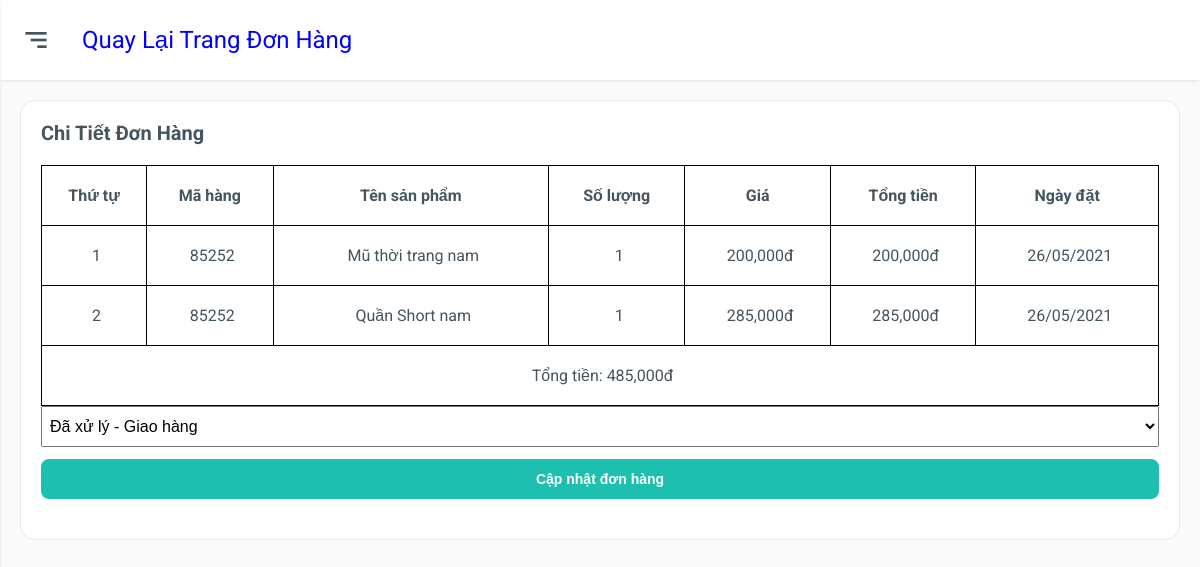
The app's page /admin/dashboard.php?chitietdonhang&id=85252 (signed in) with its own data.
### tables this page shows
CREATE TABLE `tbl_checkout` (
  `checkout_id` int(11) NOT NULL,
  `product_id` int(11) NOT NULL,
  `size` varchar(50) NOT NULL,
  `quantity` int(11) NOT NULL,
  `code` int(11) NOT NULL,
  `customer_id` int(11) NOT NULL,
  `phone` int(11) NOT NULL,
  `date` timestamp NOT NULL DEFAULT current_timestamp() ON UPDATE current_timestamp(),
  `deal` varchar(50) NOT NULL,
  `status` text NOT NULL,
  `cancel` int(11) NOT NULL,
  `checkout_condition` varchar(50) NOT NULL
);

CREATE TABLE `tbl_product` (
  `product_id` int(11) NOT NULL,
  `product_code` varchar(50) NOT NULL,
  `category_id` int(11) NOT NULL,
  `product_name` varchar(100) NOT NULL,
  `product_image` varchar(150) NOT NULL,
  `product_image_hover` varchar(150) NOT NULL,
  `product_price` int(11) NOT NULL,
  `product_discount` int(11) NOT NULL,
  `product_active` int(11) NOT NULL,
  `product_details` text NOT NULL,
  `product_desc` text NOT NULL,
  `product_quantity` int(11) NOT NULL
);

### admin/inc/order-details.php (the view, shortened to what this page needs)
<div class="main">
	<div class="main-header">
		<div class="mobile-toggle" id="mobile-toggle">
			<i class='bx bx-menu-alt-right'></i>
		</div>
		<div class="main-title">
			<a href="dashboard.php?donhang" style="color:blue;">Quay lại trang đơn hàng</a>
		</div>
	</div>
	<div class="main-content">
		<div class="row">
			<div class="col-12">
				<div class="box">
					<div class="box-header">
						Chi tiết đơn hàng
					</div>
					<div class="box-body overflow-scroll">
						<form action="" method="POST">
							<table>
								<thead>
									<tr>
										<th>Thứ tự</th>
										<th>Mã hàng</th>
										<th>Tên sản phẩm</th>
										<th>Số lượng</th>
										<th>Giá</th>
										<th>Tổng tiền</th>
										<th>Ngày đặt</th>
									</tr>
								</thead>
								<?php
									if(isset($_GET['id'])){
										$id = $_GET['id'];
									}
									$sql_details_order = mysqli_query($con,"SELECT * FROM tbl_checkout,tbl_product
									WHERE tbl_checkout.code ='$id' AND tbl_checkout.product_id = tbl_product.product_id
									 ");
									 $i=0;
									$total = 0;
									 while($row_details_order = mysqli_fetch_array($sql_details_order)){
										$i++;
										$price = $row_details_order['product_price'] * $row_details_order['quantity'];
										$total += $price;
									?>
								<tr>
									<td><?php echo $i;?></td>
									<td>
										<?php echo $row_details_order['code'];?>
									</td>
									<td>
										<?php echo $row_details_order['product_name'];?>
									</td>
									<td><?php echo $row_details_order['quantity'];?></td>
									<td>
										<?php echo number_format($row_details_order['product_price']).'đ';?>
									</td>
									<td style="text-align:center;">
										<?php
											echo number_format($price).'đ';
										?>
									</td>
									<td style="text-align:center;">
										<?php echo date("d/m/Y",strtotime($row_details_order['date']));?>
									</td>
								</tr>
								<?php
									 }
									 ?>
								<tr>
									<td colspan="7">
										Tổng tiền: <?php echo number_format($total).'đ'; ?>
									</td>
								</tr>
							</table>
							<select name="xuly" id="">
								<option value="1">
									Đã xử lý - Giao hàng
								</option>
							</select></br>
							<input type="submit" name="capnhatdonhang" value="Cập nhật đơn hàng">
						</form>
					</div>
				</div>
			</div>
		</div>
	</div>
</div>
</body>
</html>

### admin/css/grid.css (style rules this page uses)
.row { display: flex; flex-wrap: wrap; margin: 0 -15px; }
[class*="col-"] { padding: 0 15px; margin-bottom: 20px; }
.col-12 { width: 100%; }

### admin/css/app.css (style rules this page uses)
:root { --body-bg: #fafafb; --box-bg: #ffffff; --main-color: #0652dd; --text-color: #455560; --text-second-color: #72849ab3; --border-color: #e9e9e9; --menu-item-active-bg: rgba(62, 121, 247, 0.1); --black: #000; --box-border-radius: 15px; --sidebar-size: 300px; --sidebar-logo-img-size: 45px; --sidebar-logo-size: 80px; --profile-image-size: 45px; --main-header-height: 80px; --shadow: 0 1px 4px -1px rgb(0 0 0 / 15%); --darkmode-toggle-size: 20px; --while: #fff; }
* { padding: 0; margin: 0; box-sizing: border-box; }
body { font-family: "Roboto", sans-serif; background-color: var(--body-bg); color: var(--text-color); position: relative; }
a { text-decoration: none; color: unset; display: inline-block; }
.main { padding-left: var(--sidebar-size); }
.main-header { height: var(--main-header-height); display: flex; align-items: center; padding: 20px; background-color: var(--box-bg); box-shadow: var(--shadow); }
.mobile-toggle { display: none; }
.main-title { text-transform: capitalize; font-size: 1.5rem; }
.main-content { padding: 20px; }
.box { background-color: var(--box-bg); padding: 20px; border: 0.5px solid var(--border-color); border-radius: var(--box-border-radius); }
.box-header { text-transform: capitalize; font-size: 1.25rem; font-weight: 700; }
.box-body { padding: 20px 0; }
table { width: 100%; min-width: 1000px; border-collapse: collapse; }
table thead tr { text-align: left; }
table th { text-align: center; }
table th, table td { padding: 20px 0; border: 1px solid var(--black); }
table td { padding-left: 5px; text-align: center; }
.overflow-scroll { overflow-y: auto; }
@media only screen and (max-width: 1280px) { .main { padding-left: 0; } }
@media only screen and (max-width: 1280px) { .mobile-toggle, .sidebar-close { display: grid; place-items: center; font-size: 2rem; margin-right: 30px; cursor: pointer; } }
form { max-width: 400px; background-color: var(--box-bg); padding: 20px; border: 0.5px solid var(--border-color); border-radius: var(--box-border-radius); }

### admin/inc/order-details.php (style rules this page uses)
form { width: 100%; background: none; border: none; padding: 0; max-width: 100%; }
input[type="submit"] { outline: none; background-color: #1dbfaf; margin-top: 12px; padding: 12px 16px; font-weight: 600; color: #fff; border: none; width: 100%; font-size: 14px; border-radius: 8px; cursor: pointer; }

### admin/dashboard.php (style rules this page uses)
select { padding: 10px 4px; font-size: 16px; width: 100%; }

### records on screen
tbl_checkout: code "85252", product.product_name "Mũ thời trang nam", quantity "1", product.product_price "200,000", price "200,000", date "26/05/2021"
tbl_checkout: code "85252", product.product_name "Quần Short nam", quantity "1", product.product_price "285,000", price "285,000", date "26/05/2021"

### other values on screen
$total "485,000"
